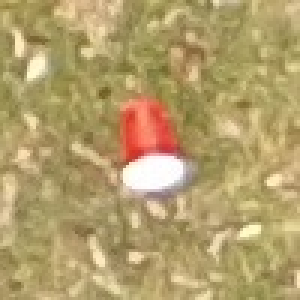
#> input picture litter-detection/data/pos/patch_10014.jpg, 100 x 100 px, found by its file name (shown 3 times larger); its folder holds 4 pictures in this run
$ python data_augmenter.py
#> lines starting #> are read from the running program, lines starting #| are printed output that depends on the picture
#> in augment_dir, img is the input picture: shape (100, 100, 3); mean B, G, R 107.2, 158.3, 179.1
"""
Takes the relatively small set of training data images and augments them
to expand the total training set. It does so by flipping and rotating
each of the original images. This helps the training set be more representative
of geometric variations of the data in the real world (e.g. arbitrary rotations).

Author: Atulya Ravishankar
Updated: 09/08/2019
"""

import os
import numpy as np
import cv2

# each image is 100x100. We only take the 70x70 middle patch because when we rotate is by 45º, we want to ensure that there are no
# empty pixels in the final image --> 100 / sqrt(2) = 70
img_size = 70

num_angles = 36

ctr = 0

'''
Rotates the image 'img' in increments of 360/'num_angles'.
'''
def augment_image_rot(img):
    global img_size, num_angles
    (rows, cols, _) = img.shape
    images = np.zeros((img_size, img_size, 3, num_angles))
    angles = np.linspace(0, 350, num_angles) # 0, 10, 20, ..., 330, 340, 350
    start_idx = int((100-img_size) / 2)
    end_idx = start_idx + img_size
    for i in range(len(angles)):
        angle = angles[i]
        M = cv2.getRotationMatrix2D((cols/2,rows/2),angle,1)
        dst = cv2.warpAffine(img,M,(cols,rows))
        dst_cropped = dst[start_idx:end_idx, start_idx:end_idx, :]
        images[:, :, :, i] = dst_cropped
    return images

'''
Augments a single image 'img'.
Does so by reflecting and rotating the image.
'''
def augment_image(img):
    global img_size, num_angles
    flip_none = img
    flip_ud = cv2.flip(img, 0)
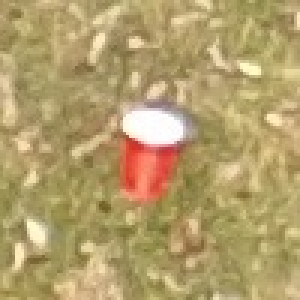
#> flip_ud: shape (100, 100, 3) (shown 3 times larger); mean B, G, R 107.2, 158.3, 179.1
    flip_lr = cv2.flip(img, 1)
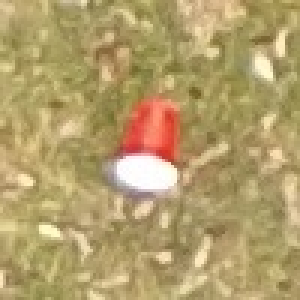
#> flip_lr: shape (100, 100, 3) (shown 3 times larger); mean B, G, R 107.2, 158.3, 179.1
    flip_udlr = cv2.flip(flip_ud, 1)
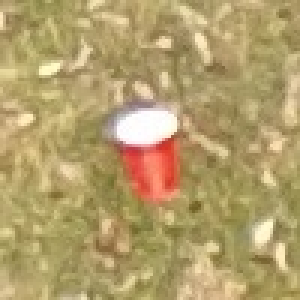
#> flip_udlr: shape (100, 100, 3) (shown 3 times larger); mean B, G, R 107.2, 158.3, 179.1
    aug_images = np.zeros((img_size, img_size, 3, 4*num_angles))
    aug_images[:, :, :, :num_angles] = augment_image_rot(flip_none)
    aug_images[:, :, :, num_angles:2*num_angles] = augment_image_rot(flip_ud)
#> the loop in augment_image_rot (call 2), `for i in range(len(angles)):` made 36 passes
#> pass 1, in augment_image_rot (call 2), `dst_cropped = dst[start_idx:end_idx, start_idx:end_idx, :]`:
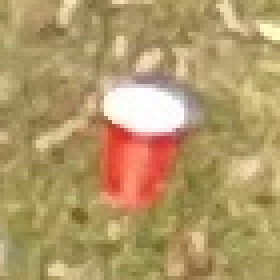
#> dst_cropped: shape (70, 70, 3) (shown 4 times larger); mean B, G, R 104.9, 152.9, 177.4
    aug_images[:, :, :, 2*num_angles:3*num_angles] = augment_image_rot(flip_lr)
#> the loop in augment_image_rot (call 3), `for i in range(len(angles)):` made 36 passes
#> pass 1, in augment_image_rot (call 3), `dst_cropped = dst[start_idx:end_idx, start_idx:end_idx, :]`:
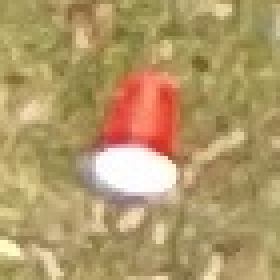
#> dst_cropped: shape (70, 70, 3) (shown 4 times larger); mean B, G, R 104.9, 152.9, 177.4
    aug_images[:, :, :, 3*num_angles:4*num_angles] = augment_image_rot(flip_udlr)
#> the loop in augment_image_rot (call 4), `for i in range(len(angles)):` made 36 passes
#> pass 1, in augment_image_rot (call 4), `dst_cropped = dst[start_idx:end_idx, start_idx:end_idx, :]`:
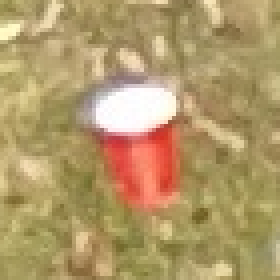
#> dst_cropped: shape (70, 70, 3) (shown 4 times larger); mean B, G, R 104.9, 152.9, 177.4
    return aug_images

'''
Augments all the images in 'directory_in_name' and saves the output to 'directory_out_name'.
Currently augments by rotating and reflecting images.
'''
def augment_dir(directory_in_name, directory_out_name):
    global ctr
    directory = os.listdir(directory_in_name)
    for file in directory:
        file_name = directory_in_name + file
        if (file_name != ".DS_Store"):
            img = cv2.imread(file_name)
            if (img is not None):
                aug_images = augment_image(img)
                num_images = aug_images.shape[3]
#> num_images = 144
                for i in range(num_images):
                    cur_img = aug_images[:, :, :, i]
                    cv2.imwrite(directory_out_name + str(ctr) + "_aug.jpg", cur_img)
                    ctr += 1
#> this loop made 144 passes
#> pass 3, in augment_dir, `cur_img = aug_images[:, :, :, i]`:
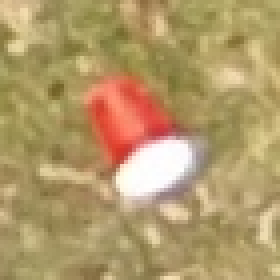
#> cur_img: shape (70, 70, 3) float64 (shown 4 times larger); mean of channels 0, 1, 2 105.5, 153.3, 178.1; drawn as B, G, R
#> after the loop, ctr = 144
#> pass 2 of the loop in augment_dir, `for file in directory:`:
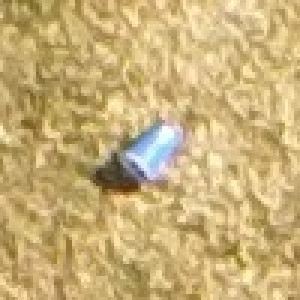
#> input picture litter-detection/data/pos/patch_10041.jpg, 100 x 100 px, found by its file name (shown 3 times larger)
#> in augment_dir, img is the input picture: shape (100, 100, 3); mean B, G, R 120.2, 175.7, 200.7
#> the loop in augment_image_rot (call 8), `for i in range(len(angles)):` made 36 passes
#> M on passes 1 to 8: [[1, 0, 0], [0, 1, 0]], [[0.985, 0.174, -7.92], [-0.174, 0.985, 9.44]], [[0.94, 0.342, -14.09], [-0.342, 0.94, 20.12]], [[0.866, 0.5, -18.3], [-0.5, 0.866, 31.7]], [[0.766, 0.643, -20.44], [-0.643, 0.766, 43.84]], [[0.643, 0.766, -20.44], [-0.766, 0.643, 56.16]], [[0.5, 0.866, -18.3], [-0.866, 0.5, 68.3]], [[0.342, 0.94, -14.09], [-0.94, 0.342, 79.88]]
#> pass 1, in augment_image_rot (call 8), `dst_cropped = dst[start_idx:end_idx, start_idx:end_idx, :]`:
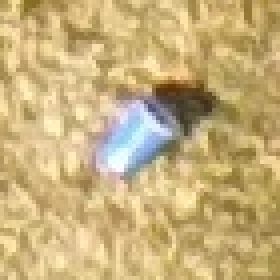
#> dst_cropped: shape (70, 70, 3) (shown 4 times larger); mean B, G, R 124.1, 176, 199.3
#> the loop in augment_dir, `for i in range(num_images):` made 144 passes
#> pass 3, in augment_dir, `cur_img = aug_images[:, :, :, i]`:
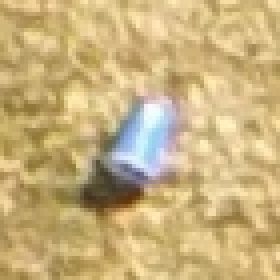
#> cur_img: shape (70, 70, 3) float64 (shown 4 times larger); mean of channels 0, 1, 2 125, 176.6, 200.3; drawn as B, G, R
#> after the loop in augment_dir, `for i in range(num_images):`: ctr = 288
#> pass 3 of the loop in augment_dir, `for file in directory:`:
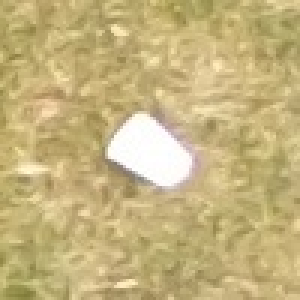
#> input picture litter-detection/data/pos/patch_10050.jpg, 100 x 100 px, found by its file name (shown 3 times larger)
#> in augment_dir, img is the input picture: shape (100, 100, 3); mean B, G, R 125.8, 179, 196.8
#> in augment_image (call 3), `flip_ud = cv2.flip(img, 0)`:
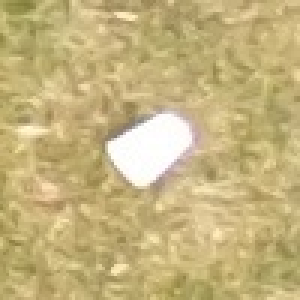
#> flip_ud: shape (100, 100, 3) (shown 3 times larger); mean B, G, R 125.8, 179, 196.8
#> after the loop in augment_dir, `for i in range(num_images):`: ctr = 432
#> the loop made 4 passes; the first 3 are shown

if __name__ == "__main__":
    # Modify the file paths below if you have the data stored locally
    # Note that the bootstrap/ directory does not exist in the repository, it is just a placeholder path
    # Contact Atulya to get the final dataset.
    augment_dir("../dataset/grass/original/pos/", "../dataset/grass/augmented/pos/")
    ctr = 0
#> ctr = 0
    augment_dir("../dataset/grass/original/neg/", "../dataset/grass/augmented/neg/")
#> (the run stopped early here; a loop or call above may not have finished)
